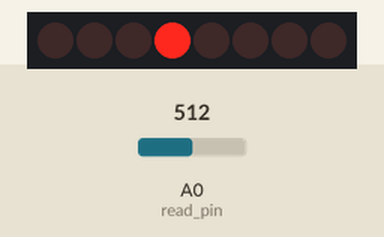
Recording of a sketch running on a simulated Arduino Uno, built with avr-gcc and run on an emulated ATmega328P. On the bench: 8 shift-register outputs drawn as a row of LEDs (first output left, lit = HIGH). Wiring (inferred from the names in the program): shift register (74HC595): data pin 12; shift clock pin 9; latch pin 11. Wiring (inferred from the signals the program sends): row of LEDs: on Q0, Q1, Q2, Q3, Q4, Q5, Q6, Q7. The test bench sets the inputs (shaded band); at power-on: A0 (read_pin) = 512. What the sketch prints to the serial monitor is not drawn.

Above: at 1.2 s.
1.3 s: A0 (read_pin) set to 0
At 1.83 s:
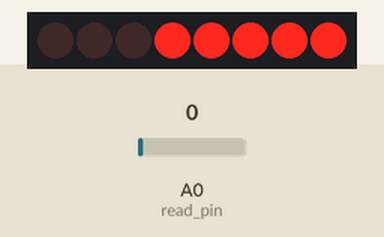
3.5 s: A0 (read_pin) set to 17
At 3.71 s:
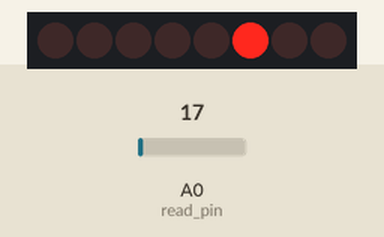
6.5 s: A0 (read_pin) set to 511
At 7.65 s:
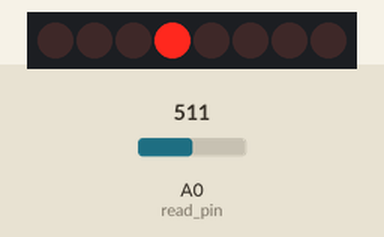
8.0 s: A0 (read_pin) set to 0
At 8.26 s:
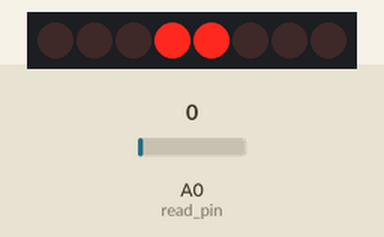
Timing chart, 0 to 11.0 s (numbered marks = the images above; inputs shaded):
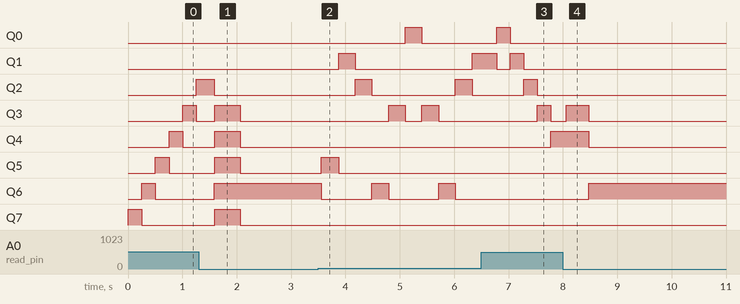

The sketch:

circular_shift_left_shift_right.ino
```cpp
#include <math.h>
int latch_pin=11,clock_pin=9,data_pin=12,count=1,read_pin=A0;
float pot_value=0,wait=0;
byte input_byte=0b00000001;
void setup() {
  // put your setup code here, to run once:
  Serial.begin(9600);
  pinMode(latch_pin,OUTPUT);
  pinMode(data_pin,OUTPUT);
  pinMode(clock_pin,OUTPUT);

}

void loop() {
  // put your main code here, to run repeatedly:
  for(count=1;count<=7;count++){
    pot_value=analogRead(read_pin);
    wait=(500./1023.)*pot_value;
    digitalWrite(latch_pin,LOW);
    shiftOut(data_pin,clock_pin,LSBFIRST,input_byte);
    digitalWrite(latch_pin,HIGH);
    Serial.print(input_byte,DEC);
    Serial.print(",");
    Serial.print(input_byte,BIN);
    Serial.print(",");
    Serial.print(input_byte,HEX);
    Serial.print(",");
    Serial.println(wait);
    input_byte=floor(input_byte/128)+input_byte*2;
    delay(wait);
  }
  for(count=1;count<=7;count++){
    pot_value=analogRead(read_pin);
    wait=(500./1023.)*pot_value;
    digitalWrite(latch_pin,LOW);
    shiftOut(data_pin,clock_pin,LSBFIRST,input_byte);
    digitalWrite(latch_pin,HIGH);
    Serial.print(input_byte,DEC);
    Serial.print(",");
    Serial.print(input_byte,BIN);
    Serial.print(",");
    Serial.print(input_byte,HEX);
    Serial.print(",");
    Serial.println(wait);
    input_byte=floor(input_byte*128)+input_byte/2;
    delay(wait);
  }
 }
```
